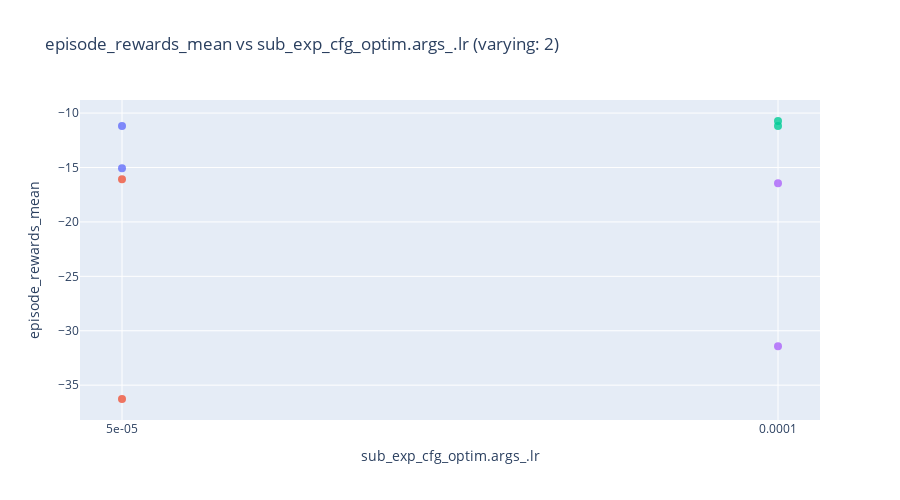
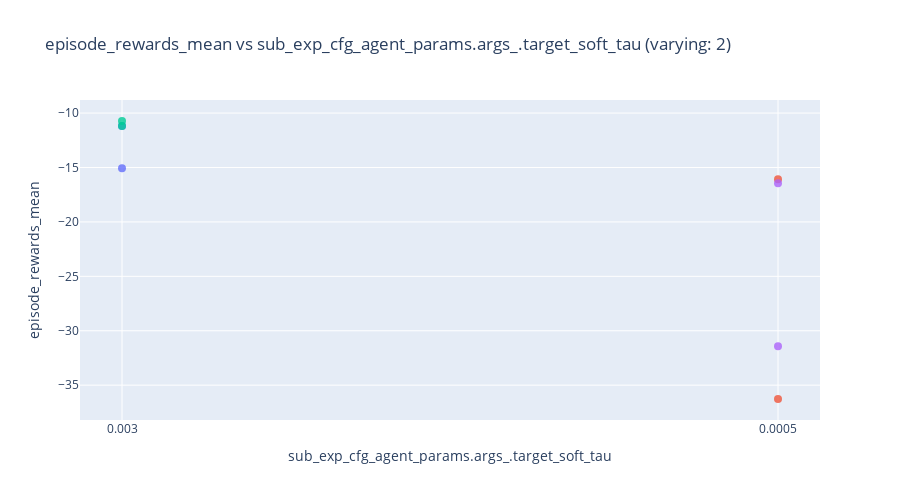

Notebook code cell kept with these figures, in order:
### Code cell
import plotly.express as px

# --- config ---
target_col = "episode_rewards_mean"  # your target metric
color_col = "experiment_name"  # optional color grouping
readable_names = {
    # optional friendly names; falls back to raw column name if missing
    # "hp_raw_name": "Pretty Name",
}

# --- build plots ---
varying_hps = [hp for hp in hyperparam_columns if sub_df[hp].nunique(dropna=False) > 1]

if not varying_hps:
    print("No hyperparameters with more than one unique value — nothing to plot.")
else:
    for hp in varying_hps:
        # Rename only the current x column (leave others as-is for hover)
        x_name = readable_names.get(hp, hp)
        plot_df = sub_df.rename(columns={hp: x_name})

        fig = px.scatter(
            plot_df,
            x=x_name,
            y=target_col,
            color=color_col if color_col in plot_df.columns else None,
            hover_data=hyperparam_columns,  # handy to inspect full config per point
            title=f"{target_col} vs {x_name} (varying: {sub_df[hp].nunique(dropna=False)})",
            height=500,
        )
        fig.update_traces(mode="markers", marker=dict(size=8, opacity=0.8))
        fig.update_layout(showlegend=False)
        fig.show()

### Figure 1 — Plotly figure (JSON) as saved in the notebook; plotly's stock layout.template omitted (floating-point values rounded to 4 significant figures)
{"data": [{"customdata": [["OpinionNet", "0.003", "fixed_res"], ["OpinionNet", "0.003", "fixed_res"]], "hovertemplate": "experiment_name=0000_estimator.model_OpinionNet__optim.args_.lr_5e-05__agent_params.args_.target_soft_tau_0.003__experiment_fixed_res<br>sub_exp_cfg_optim.args_.lr=%{x}<br>episode_rewards_mean=%{y}<br>sub_exp_cfg_estimator.model=%{customdata[0]}<br>sub_exp_cfg_agent_params.args_.target_soft_tau=%{customdata[1]}<br>sub_exp_cfg_experiment=%{customdata[2]}<extra></extra>", "legendgroup": "0000_estimator.model_OpinionNet__optim.args_.lr_5e-05__agent_params.args_.target_soft_tau_0.003__experiment_fixed_res", "marker": {"color": "#636efa", "opacity": 0.8, "size": 8, "symbol": "circle"}, "mode": "markers", "name": "0000_estimator.model_OpinionNet__optim.args_.lr_5e-05__agent_params.args_.target_soft_tau_0.003__experiment_fixed_res", "orientation": "v", "showlegend": true, "type": "scatter", "x": ["5e-05", "5e-05"], "xaxis": "x", "y": [-11.19, -15.08], "yaxis": "y"}, {"customdata": [["OpinionNet", "0.0005", "fixed_res"], ["OpinionNet", "0.0005", "fixed_res"]], "hovertemplate": "experiment_name=0001_estimator.model_OpinionNet__optim.args_.lr_5e-05__agent_params.args_.target_soft_tau_0.0005__experiment_fixed_res<br>sub_exp_cfg_optim.args_.lr=%{x}<br>episode_rewards_mean=%{y}<br>sub_exp_cfg_estimator.model=%{customdata[0]}<br>sub_exp_cfg_agent_params.args_.target_soft_tau=%{customdata[1]}<br>sub_exp_cfg_experiment=%{customdata[2]}<extra></extra>", "legendgroup": "0001_estimator.model_OpinionNet__optim.args_.lr_5e-05__agent_params.args_.target_soft_tau_0.0005__experiment_fixed_res", "marker": {"color": "#EF553B", "opacity": 0.8, "size": 8, "symbol": "circle"}, "mode": "markers", "name": "0001_estimator.model_OpinionNet__optim.args_.lr_5e-05__agent_params.args_.target_soft_tau_0.0005__experiment_fixed_res", "orientation": "v", "showlegend": true, "type": "scatter", "x": ["5e-05", "5e-05"], "xaxis": "x", "y": [-36.27, -16.07], "yaxis": "y"}, {"customdata": [["OpinionNet", "0.003", "fixed_res"], ["OpinionNet", "0.003", "fixed_res"]], "hovertemplate": "experiment_name=0002_estimator.model_OpinionNet__optim.args_.lr_0.0001__agent_params.args_.target_soft_tau_0.003__experiment_fixed_res<br>sub_exp_cfg_optim.args_.lr=%{x}<br>episode_rewards_mean=%{y}<br>sub_exp_cfg_estimator.model=%{customdata[0]}<br>sub_exp_cfg_agent_params.args_.target_soft_tau=%{customdata[1]}<br>sub_exp_cfg_experiment=%{customdata[2]}<extra></extra>", "legendgroup": "0002_estimator.model_OpinionNet__optim.args_.lr_0.0001__agent_params.args_.target_soft_tau_0.003__experiment_fixed_res", "marker": {"color": "#00cc96", "opacity": 0.8, "size": 8, "symbol": "circle"}, "mode": "markers", "name": "0002_estimator.model_OpinionNet__optim.args_.lr_0.0001__agent_params.args_.target_soft_tau_0.003__experiment_fixed_res", "orientation": "v", "showlegend": true, "type": "scatter", "x": ["0.0001", "0.0001"], "xaxis": "x", "y": [-11.19, -10.73], "yaxis": "y"}, {"customdata": [["OpinionNet", "0.0005", "fixed_res"], ["OpinionNet", "0.0005", "fixed_res"]], "hovertemplate": "experiment_name=0003_estimator.model_OpinionNet__optim.args_.lr_0.0001__agent_params.args_.target_soft_tau_0.0005__experiment_fixed_res<br>sub_exp_cfg_optim.args_.lr=%{x}<br>episode_rewards_mean=%{y}<br>sub_exp_cfg_estimator.model=%{customdata[0]}<br>sub_exp_cfg_agent_params.args_.target_soft_tau=%{customdata[1]}<br>sub_exp_cfg_experiment=%{customdata[2]}<extra></extra>", "legendgroup": "0003_estimator.model_OpinionNet__optim.args_.lr_0.0001__agent_params.args_.target_soft_tau_0.0005__experiment_fixed_res", "marker": {"color": "#ab63fa", "opacity": 0.8, "size": 8, "symbol": "circle"}, "mode": "markers", "name": "0003_estimator.model_OpinionNet__optim.args_.lr_0.0001__agent_params.args_.target_soft_tau_0.0005__experiment_fixed_res", "orientation": "v", "showlegend": true, "type": "scatter", "x": ["0.0001", "0.0001"], "xaxis": "x", "y": [-16.46, -31.41], "yaxis": "y"}], "layout": {"height": 500, "legend": {"title": {"text": "experiment_name"}, "tracegroupgap": 0}, "showlegend": false, "title": {"text": "episode_rewards_mean vs sub_exp_cfg_optim.args_.lr (varying: 2)"}, "xaxis": {"anchor": "y", "domain": [0, 1], "title": {"text": "sub_exp_cfg_optim.args_.lr"}}, "yaxis": {"anchor": "x", "domain": [0, 1], "title": {"text": "episode_rewards_mean"}}}}

### Figure 2 — Plotly figure (JSON) as saved in the notebook; plotly's stock layout.template omitted (floating-point values rounded to 4 significant figures)
{"data": [{"customdata": [["OpinionNet", "5e-05", "fixed_res"], ["OpinionNet", "5e-05", "fixed_res"]], "hovertemplate": "experiment_name=0000_estimator.model_OpinionNet__optim.args_.lr_5e-05__agent_params.args_.target_soft_tau_0.003__experiment_fixed_res<br>sub_exp_cfg_agent_params.args_.target_soft_tau=%{x}<br>episode_rewards_mean=%{y}<br>sub_exp_cfg_estimator.model=%{customdata[0]}<br>sub_exp_cfg_optim.args_.lr=%{customdata[1]}<br>sub_exp_cfg_experiment=%{customdata[2]}<extra></extra>", "legendgroup": "0000_estimator.model_OpinionNet__optim.args_.lr_5e-05__agent_params.args_.target_soft_tau_0.003__experiment_fixed_res", "marker": {"color": "#636efa", "opacity": 0.8, "size": 8, "symbol": "circle"}, "mode": "markers", "name": "0000_estimator.model_OpinionNet__optim.args_.lr_5e-05__agent_params.args_.target_soft_tau_0.003__experiment_fixed_res", "orientation": "v", "showlegend": true, "type": "scatter", "x": ["0.003", "0.003"], "xaxis": "x", "y": [-11.19, -15.08], "yaxis": "y"}, {"customdata": [["OpinionNet", "5e-05", "fixed_res"], ["OpinionNet", "5e-05", "fixed_res"]], "hovertemplate": "experiment_name=0001_estimator.model_OpinionNet__optim.args_.lr_5e-05__agent_params.args_.target_soft_tau_0.0005__experiment_fixed_res<br>sub_exp_cfg_agent_params.args_.target_soft_tau=%{x}<br>episode_rewards_mean=%{y}<br>sub_exp_cfg_estimator.model=%{customdata[0]}<br>sub_exp_cfg_optim.args_.lr=%{customdata[1]}<br>sub_exp_cfg_experiment=%{customdata[2]}<extra></extra>", "legendgroup": "0001_estimator.model_OpinionNet__optim.args_.lr_5e-05__agent_params.args_.target_soft_tau_0.0005__experiment_fixed_res", "marker": {"color": "#EF553B", "opacity": 0.8, "size": 8, "symbol": "circle"}, "mode": "markers", "name": "0001_estimator.model_OpinionNet__optim.args_.lr_5e-05__agent_params.args_.target_soft_tau_0.0005__experiment_fixed_res", "orientation": "v", "showlegend": true, "type": "scatter", "x": ["0.0005", "0.0005"], "xaxis": "x", "y": [-36.27, -16.07], "yaxis": "y"}, {"customdata": [["OpinionNet", "0.0001", "fixed_res"], ["OpinionNet", "0.0001", "fixed_res"]], "hovertemplate": "experiment_name=0002_estimator.model_OpinionNet__optim.args_.lr_0.0001__agent_params.args_.target_soft_tau_0.003__experiment_fixed_res<br>sub_exp_cfg_agent_params.args_.target_soft_tau=%{x}<br>episode_rewards_mean=%{y}<br>sub_exp_cfg_estimator.model=%{customdata[0]}<br>sub_exp_cfg_optim.args_.lr=%{customdata[1]}<br>sub_exp_cfg_experiment=%{customdata[2]}<extra></extra>", "legendgroup": "0002_estimator.model_OpinionNet__optim.args_.lr_0.0001__agent_params.args_.target_soft_tau_0.003__experiment_fixed_res", "marker": {"color": "#00cc96", "opacity": 0.8, "size": 8, "symbol": "circle"}, "mode": "markers", "name": "0002_estimator.model_OpinionNet__optim.args_.lr_0.0001__agent_params.args_.target_soft_tau_0.003__experiment_fixed_res", "orientation": "v", "showlegend": true, "type": "scatter", "x": ["0.003", "0.003"], "xaxis": "x", "y": [-11.19, -10.73], "yaxis": "y"}, {"customdata": [["OpinionNet", "0.0001", "fixed_res"], ["OpinionNet", "0.0001", "fixed_res"]], "hovertemplate": "experiment_name=0003_estimator.model_OpinionNet__optim.args_.lr_0.0001__agent_params.args_.target_soft_tau_0.0005__experiment_fixed_res<br>sub_exp_cfg_agent_params.args_.target_soft_tau=%{x}<br>episode_rewards_mean=%{y}<br>sub_exp_cfg_estimator.model=%{customdata[0]}<br>sub_exp_cfg_optim.args_.lr=%{customdata[1]}<br>sub_exp_cfg_experiment=%{customdata[2]}<extra></extra>", "legendgroup": "0003_estimator.model_OpinionNet__optim.args_.lr_0.0001__agent_params.args_.target_soft_tau_0.0005__experiment_fixed_res", "marker": {"color": "#ab63fa", "opacity": 0.8, "size": 8, "symbol": "circle"}, "mode": "markers", "name": "0003_estimator.model_OpinionNet__optim.args_.lr_0.0001__agent_params.args_.target_soft_tau_0.0005__experiment_fixed_res", "orientation": "v", "showlegend": true, "type": "scatter", "x": ["0.0005", "0.0005"], "xaxis": "x", "y": [-16.46, -31.41], "yaxis": "y"}], "layout": {"height": 500, "legend": {"title": {"text": "experiment_name"}, "tracegroupgap": 0}, "showlegend": false, "title": {"text": "episode_rewards_mean vs sub_exp_cfg_agent_params.args_.target_soft_tau (varying: 2)"}, "xaxis": {"anchor": "y", "domain": [0, 1], "title": {"text": "sub_exp_cfg_agent_params.args_.target_soft_tau"}}, "yaxis": {"anchor": "x", "domain": [0, 1], "title": {"text": "episode_rewards_mean"}}}}
